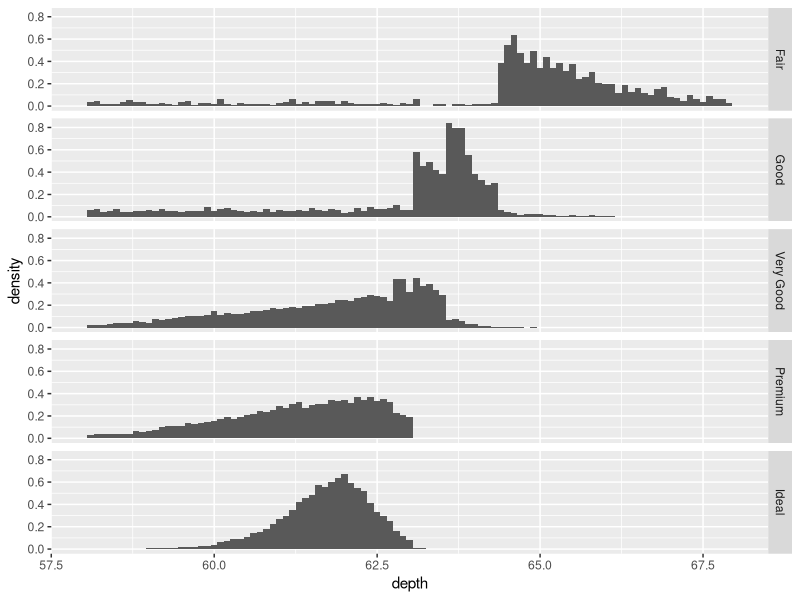
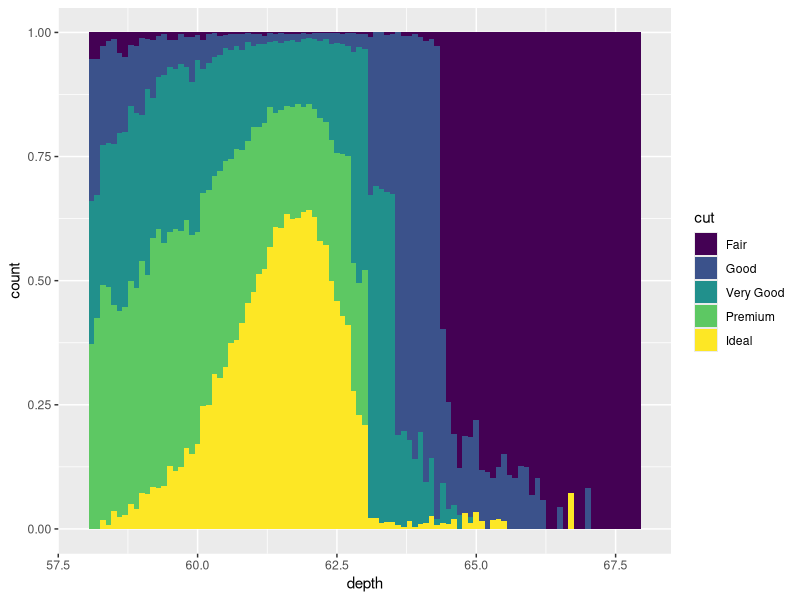
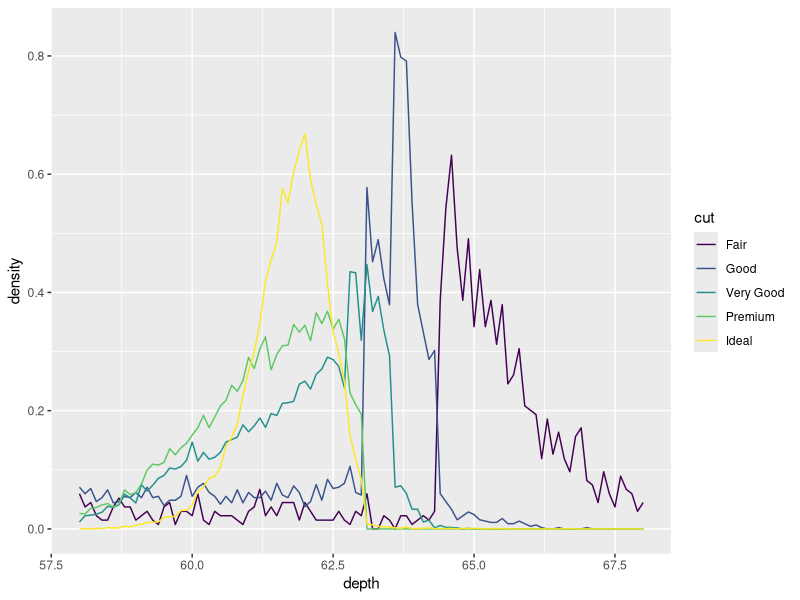
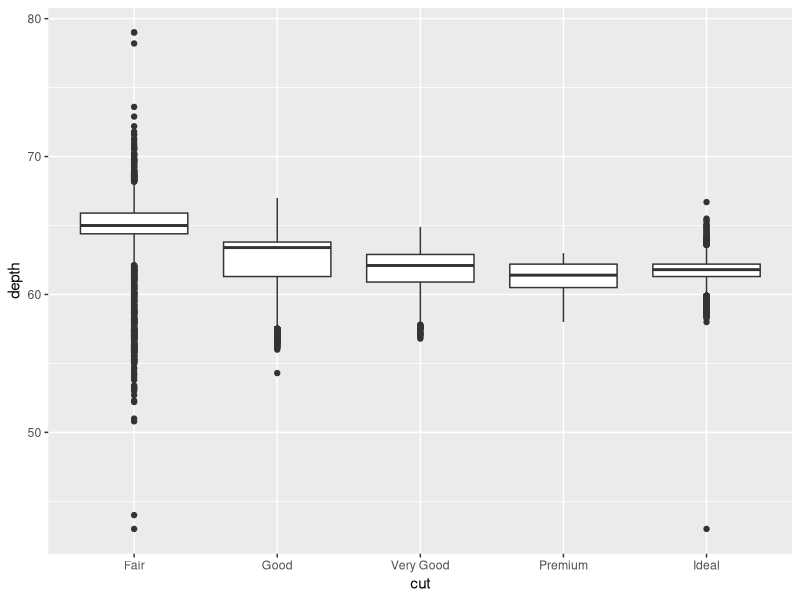
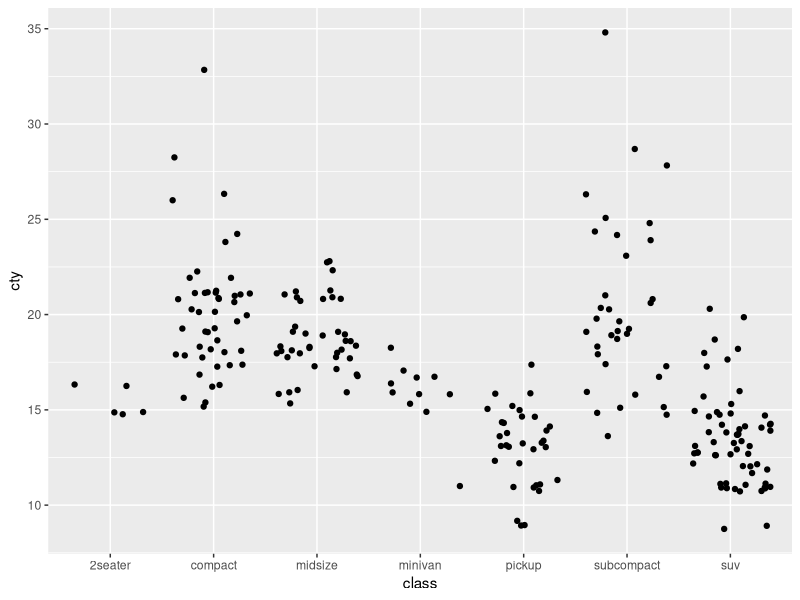
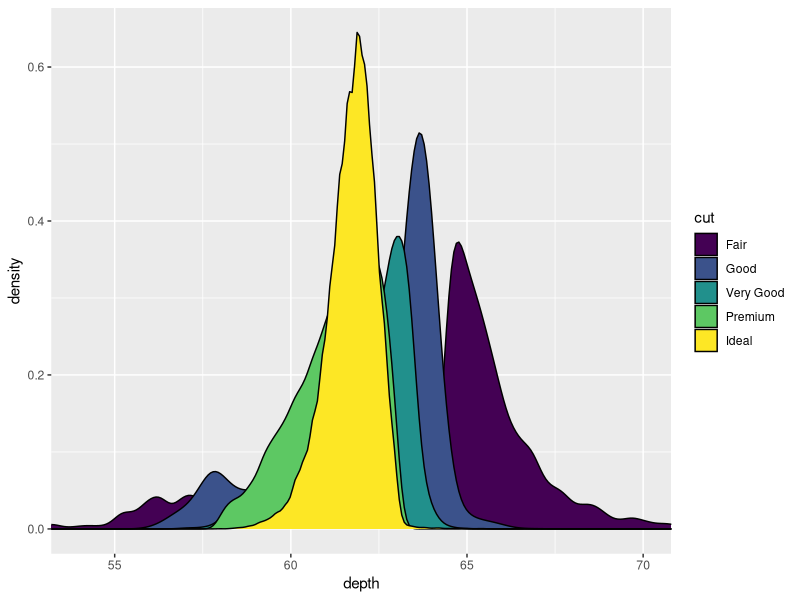
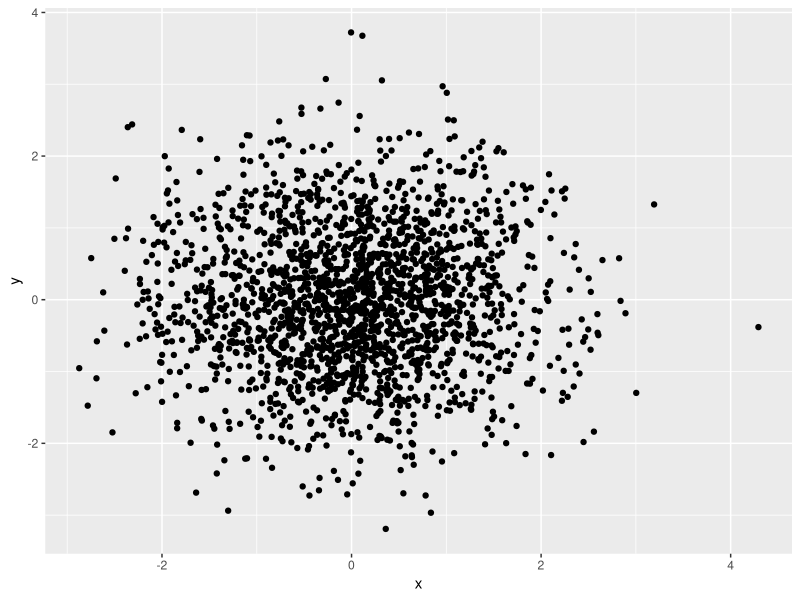
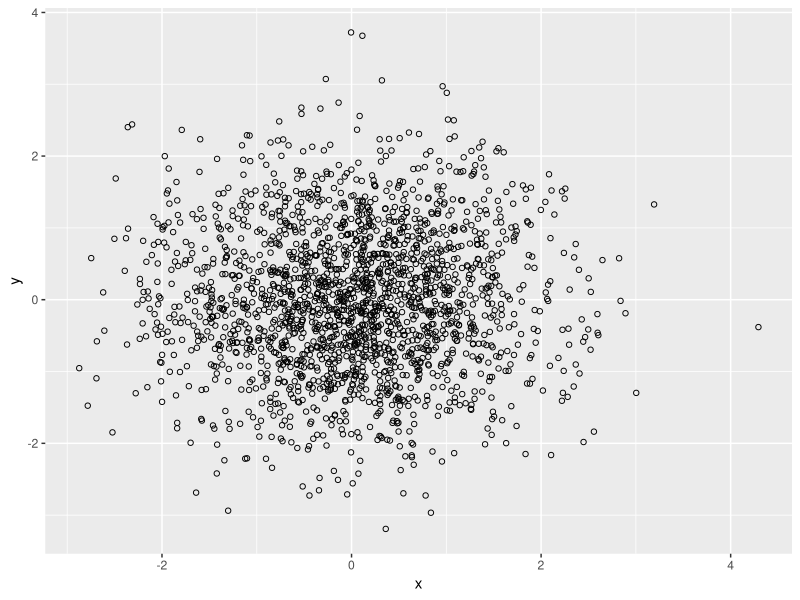

Recreate these plots in R, in order. (Note: this script raises an error after producing the figures.)
## ---- chunk 1
knitr::opts_chunk$set(echo = TRUE)
## ---- chunk 2
library(ggplot2)
depth_hist = ggplot(diamonds, aes(depth))+
  xlim(58, 68)

depth_hist +
  geom_histogram(aes(y = ..density..), binwidth = .1)+
  facet_grid(cut ~.)

depth_hist+
  geom_histogram(aes(fill = cut), binwidth = .1, position = 'fill')

depth_hist +
  geom_freqpoly(aes(y = ..density.., color = cut), binwidth = .1)
## ---- chunk 3
ggplot(diamonds, aes(cut, depth))+
  geom_boxplot()
## ---- chunk 4
ggplot(mpg, aes(class, cty))+
  geom_jitter()
## ---- chunk 5
ggplot(diamonds, aes(depth, fill = cut))+
  geom_density()+
  coord_cartesian(xlim = c(54,70))
## ---- chunk 6
library(tibble)
df = tibble(
  x = rnorm(2000),
  y = rnorm(2000)
)

norm = ggplot(df, aes(x,y))
norm+geom_point()

norm + geom_point(shape = 1)

norm+geom_point(shape = '.')
## ---- chunk 7
norm + geom_point(color = alpha('black',1/10))
## ---- chunk 8
td = ggplot(diamonds, aes(table, depth))+
  xlim(50,70)+
  ylim(50,70)

td + geom_point()

td+geom_jitter()

td + geom_jitter(position = position_jitter(width = .5))

td + geom_jitter(position = position_jitter(), color = alpha('black', 1/10))
## ---- chunk 9
d = ggplot(diamonds, aes(carat, price))+ 
  xlim(1,3)+
  theme(legend.position = 'None')

d + stat_bin2d()

d + stat_bin2d(bins = 10)

d + stat_bin2d(binwidth = c(.02, 200))

d + stat_binhex()

d + stat_binhex(bins = 10)
## ---- chunk 10
d = ggplot(diamonds, aes(carat, price))+
  xlim(1,3) +
  theme(legend.position = 'none')

d + geom_point()

d + stat_density2d(geom = 'point', aes(size = ..density..), contour = F)

d + stat_density(geom  = 'tile', aes(fill = ..density..), contour = F)
## ---- chunk 11
library(maps)

data(us.cities)


big_cities = subset(us.cities, pop > 500000)

big_cities %>%
  ggplot(aes(long, lat))+
  borders('state', size = .5)

tx_cities = subset(us.cities, country.etc == 'TX')
ggplot(tx_cities, aes(long,lat))+
  borders('county', 'texas', color = 'grey70')+
  geom_point(color = alpha('black', .5))
## ---- chunk 12
library(maps)
states = map_data('state')
arrests = USArrests

names(arrests) = tolower(names(arrests))
arrests$region = tolower(rownames(USArrests))

choro = merge(states, arrests, by = 'region')

#reorder the rows because order matters when drawing polygons

choro = choro[order(choro$order),]

ggplot(choro, aes(long,lat, group = group, fill = assault))+
  geom_polygon()
## ---- chunk 13
plot = economics %>%
  ggplot(aes(date, unemploy))+
  geom_line()+
  labs(
    x = '',
    y = 'No. of Unemployed (1000)s'
  )

presidential = presidential[-(1:3),]

yrng = range(economics$unemploy)
xrng = range(economics$date)

plot + geom_vline(aes(xintercept = start), data = presidential)
## ---- chunk 14
plot + geom_rect(aes(NULL, NULL, xmin = start, xmax = end, fill = party),
                 ymin = yrng[1], ymax = yrng[2], data = presidential)+
  scale_fill_manual(values = alpha(c('blue','red'), .2))
  
## ---- chunk 15
last_plot() + geom_text(aes(x = start, y = yrng[1], label  = name), data = presidential, size = 3, hjust = 0, vjust = 0)
## ---- chunk 16
highest = subset(economics, unemploy == max(unemploy))

plot + 
  geom_point(data = highest, size = 3, color = alpha('red', .5))
## ---- chunk 17
midwest
## ---- chunk 18
ggplot(midwest, aes(percwhite, percbelowpoverty))+
  geom_point(aes(size = poptotal / 1e6))
## ---- chunk 19
lm_smooth  = geom_smooth(method = 'lm', size = 1)
ggplot(midwest, aes(percwhite, percbelowpoverty))+
  geom_point(aes(weight = popdensity, size = popdensity))+
  lm_smooth

?geom_line
